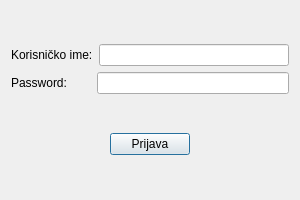
<?xml version="1.0" encoding="UTF-8"?>
<ui version="4.0">
 <class>login</class>
 <widget class="QDialog" name="login">
  <property name="geometry">
   <rect>
    <x>0</x>
    <y>0</y>
    <width>300</width>
    <height>200</height>
   </rect>
  </property>
  <property name="windowTitle">
   <string>Login</string>
  </property>
  <layout class="QVBoxLayout" name="verticalLayout_2">
   <item>
    <layout class="QHBoxLayout" name="horizontalLayout_3">
     <item>
      <layout class="QVBoxLayout" name="verticalLayout">
       <item>
        <layout class="QHBoxLayout" name="horizontalLayout">
         <item>
          <widget class="QLabel" name="label">
           <property name="text">
            <string>Korisničko ime:</string>
           </property>
          </widget>
         </item>
         <item>
          <widget class="QLineEdit" name="username"/>
         </item>
        </layout>
       </item>
       <item>
        <layout class="QHBoxLayout" name="horizontalLayout_2">
         <item>
          <widget class="QLabel" name="label_2">
           <property name="text">
            <string>Password:       </string>
           </property>
          </widget>
         </item>
         <item>
          <widget class="QLineEdit" name="password">
           <property name="echoMode">
            <enum>QLineEdit::Password</enum>
           </property>
          </widget>
         </item>
        </layout>
       </item>
      </layout>
     </item>
    </layout>
   </item>
   <item>
    <layout class="QHBoxLayout" name="horizontalLayout_4">
     <item>
      <spacer name="horizontalSpacer_2">
       <property name="orientation">
        <enum>Qt::Horizontal</enum>
       </property>
       <property name="sizeHint" stdset="0">
        <size>
         <width>40</width>
         <height>20</height>
        </size>
       </property>
      </spacer>
     </item>
     <item>
      <widget class="QPushButton" name="prijavaButton">
       <property name="text">
        <string>Prijava</string>
       </property>
      </widget>
     </item>
     <item>
      <spacer name="horizontalSpacer">
       <property name="orientation">
        <enum>Qt::Horizontal</enum>
       </property>
       <property name="sizeHint" stdset="0">
        <size>
         <width>40</width>
         <height>20</height>
        </size>
       </property>
      </spacer>
     </item>
    </layout>
   </item>
  </layout>
 </widget>
 <resources/>
 <connections/>
</ui>
